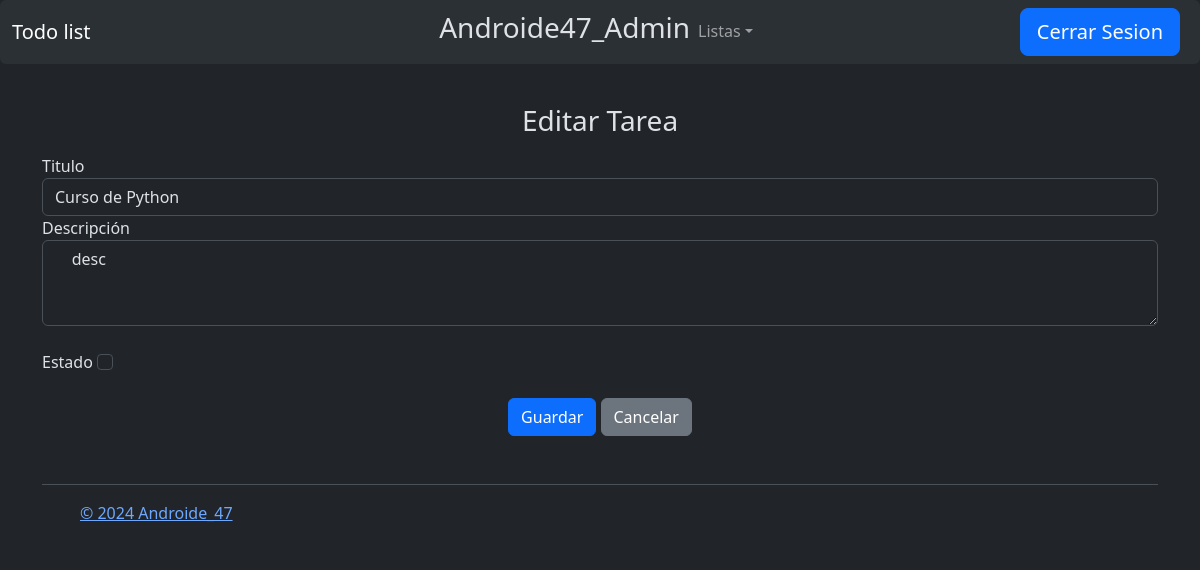
Page /todo/update/2 (signed in) on the committed database.
### todor/models.py (models this page shows, shortened)
class User(db.Model):
    id = db.Column(db.Integer, primary_key=True)
    username = db.Column(db.String(80), unique=True, nullable=False)
    password = db.Column(db.Text(20), nullable=False)

class Todo(db.Model):
    id = db.Column(db.Integer, primary_key=True)
    created_by = db.Column(db.Integer, db.ForeignKey('user.id'), nullable=False)
    title = db.Column(db.String(100), nullable=False)
    desc = db.Column(db.Text)
    state = db.Column(db.Boolean, default = False)

### todor/todo.py (the view, shortened to what this page needs)
@bp.route('/update/<int:id>' , methods = ['GET', 'POST'])
@login_required
def update(id):
    todo = get_todo(id)
    return render_template('todo/update.html', todo = todo)

### todor/auth.py (called while the page is built)
@bp.before_app_request
def load_logged_in_user():
    user_id = session.get('user_id')
    if user_id is None:
        g.user = None
    else:
        g.user = User.query.get_or_404(user_id)

def login_required(view):
    @functools.wraps(view)
    def wrapped_view(**kwargs):
        if g.user is None:
            return redirect(url_for('auth.inicio'))
        return view(**kwargs)
    return wrapped_view

### todor/todo.py (called while the page is built)
def get_todo(id):
    todo = Todo.query.get_or_404(id)
    return todo

### todor/templates/todo/update.html (shortened to what this page needs)
{% extends 'base.html' %} {% block content %}
<section class="container-sm">
  <h3 class="text-center mt-3 mb-3">
    {% block title %}Editar Tarea{% endblock %}
  </h3>
  <form action="" method="post">
    <div class="form-group">
      <label for="title">Titulo</label>
      <input
        type="text"
        name="title"
        id="title"
        class="form-control"
        required
        value="{{todo.title}}"
      />
    </div>
    <div class="form-group">
      <label for="desc">Descripción</label>
      <textarea class="form-control" name="desc" id="desc" rows="3">
    {{todo.desc}}
    </textarea
      >
    </div>
    <br />
    <div class="form-group">
      <label for="state">Estado</label>
      <input type="checkbox" name="state" id="state" class="form-check-input"  />
    </div>
    <br />
    <div class="text-center">
      <input type="submit" class="btn btn-primary" value="Guardar" />
      <a href="{{ url_for('todo.index') }}" class="btn btn-secondary"
        >Cancelar</a
      >
    </div>
  </form>
</section>
{% endblock %}

### todor/templates/base.html (shortened to what this page needs)
<!DOCTYPE html>
<html lang="esp">
  <head>
    <link
      href="https://cdn.jsdelivr.net/npm/bootstrap@5.3.2/dist/css/bootstrap.min.css"
      rel="stylesheet"
    />
  </head>
  <body class="" data-bs-theme="dark">
    <nav
      class="navbar navbar-expand-lg bg-body-tertiary rounded"
      aria-label="Thirteenth navbar example"
      data-bs-theme="dark"
    >
      <div class="container-fluid">
        <div class="collapse navbar-collapse d-lg-flex" id="navbarsExample11">
          <a class="navbar-brand col-lg-3 me-0" href="{{ url_for('index')}}"
            >Todo list</a
          >
          <ul class="navbar-nav col-lg-6 justify-content-lg-center">
            {% if g.user %}
            <li class="nav-item">
              <span class="nav-link-active"
                ><h3>{{g.user.username}}</h3></span
              >
            </li>
            <li class="nav-item dropdown">
              <a
                class="nav-link dropdown-toggle"
                href="#"
                data-bs-toggle="dropdown"
                aria-expanded="false"
                >Listas</a
              >
            </li>
          </ul>
          <div class="d-lg-flex col-lg-3 justify-content-lg-end">
            <a
              class="btn btn-primary mx-2 btn-lg"
              href="{{url_for('auth.logout')}}"
              role="button"
              >Cerrar Sesion</a
            >
          </div>
            {% endif %}
          </div>
        </div>
    </nav>
    <br />
    {% block content %} {% endblock %}
    <br />
    <div class="container">
      <footer
        class="d-flex flex-wrap justify-content-between align-items-center py-3 my-4 border-top"
        data-bs-theme="dark"
      >
        <div class="col-md-4 d-flex align-items-center">
          <a
            href="androide47.com"
            class="mb-3 me-2 mb-md-0 text-body-secondary text-decoration-none lh-1"
          >
            <svg class="bi" width="30" height="24">
              <use xlink:href="#bootstrap" />
            </svg>
          </a>
          <span class="mb-3 mb-md-0 text-body-secondary"
            ><a href="https://www.androide47.com"
              >&copy; 2024 Androide_47</a
            ></span
          >
        </div>
        <ul class="nav col-md-4 justify-content-end list-unstyled d-flex">
          <li class="ms-3">
            <a class="text-body-secondary" href="#"
              ><svg class="bi" width="24" height="24">
                <use xlink:href="#twitter" /></svg
            ></a>
          </li>
          <li class="ms-3">
            <a class="text-body-secondary" href="#"
              ><svg class="bi" width="24" height="24">
                <use xlink:href="#instagram" /></svg
            ></a>
          </li>
          <li class="ms-3">
            <a class="text-body-secondary" href="#"
              ><svg class="bi" width="24" height="24">
                <use xlink:href="#facebook" /></svg
            ></a>
          </li>
        </ul>
      </footer>
    </div>
  </body>
</html>

### rows in the picture
User: user.username "Androide47_Admin"
Todo: title "Curso de Python", desc "desc"
